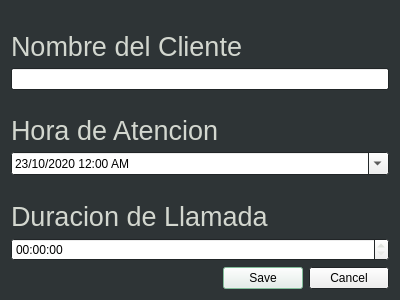
<?xml version="1.0" encoding="UTF-8"?>
<ui version="4.0">
 <class>NewCustomer</class>
 <widget class="QDialog" name="NewCustomer">
  <property name="geometry">
   <rect>
    <x>0</x>
    <y>0</y>
    <width>400</width>
    <height>300</height>
   </rect>
  </property>
  <property name="palette">
   <palette>
    <active>
     <colorrole role="WindowText">
      <brush brushstyle="SolidPattern">
       <color alpha="255">
        <red>211</red>
        <green>215</green>
        <blue>207</blue>
       </color>
      </brush>
     </colorrole>
     <colorrole role="Base">
      <brush brushstyle="SolidPattern">
       <color alpha="255">
        <red>255</red>
        <green>255</green>
        <blue>255</blue>
       </color>
      </brush>
     </colorrole>
     <colorrole role="Window">
      <brush brushstyle="SolidPattern">
       <color alpha="255">
        <red>46</red>
        <green>52</green>
        <blue>54</blue>
       </color>
      </brush>
     </colorrole>
     <colorrole role="Highlight">
      <brush brushstyle="SolidPattern">
       <color alpha="255">
        <red>137</red>
        <green>201</green>
        <blue>163</blue>
       </color>
      </brush>
     </colorrole>
    </active>
    <inactive>
     <colorrole role="WindowText">
      <brush brushstyle="SolidPattern">
       <color alpha="255">
        <red>211</red>
        <green>215</green>
        <blue>207</blue>
       </color>
      </brush>
     </colorrole>
     <colorrole role="Base">
      <brush brushstyle="SolidPattern">
       <color alpha="255">
        <red>255</red>
        <green>255</green>
        <blue>255</blue>
       </color>
      </brush>
     </colorrole>
     <colorrole role="Window">
      <brush brushstyle="SolidPattern">
       <color alpha="255">
        <red>46</red>
        <green>52</green>
        <blue>54</blue>
       </color>
      </brush>
     </colorrole>
     <colorrole role="Highlight">
      <brush brushstyle="SolidPattern">
       <color alpha="255">
        <red>137</red>
        <green>201</green>
        <blue>163</blue>
       </color>
      </brush>
     </colorrole>
    </inactive>
    <disabled>
     <colorrole role="WindowText">
      <brush brushstyle="SolidPattern">
       <color alpha="255">
        <red>190</red>
        <green>190</green>
        <blue>190</blue>
       </color>
      </brush>
     </colorrole>
     <colorrole role="Base">
      <brush brushstyle="SolidPattern">
       <color alpha="255">
        <red>46</red>
        <green>52</green>
        <blue>54</blue>
       </color>
      </brush>
     </colorrole>
     <colorrole role="Window">
      <brush brushstyle="SolidPattern">
       <color alpha="255">
        <red>46</red>
        <green>52</green>
        <blue>54</blue>
       </color>
      </brush>
     </colorrole>
     <colorrole role="Highlight">
      <brush brushstyle="SolidPattern">
       <color alpha="255">
        <red>145</red>
        <green>145</green>
        <blue>145</blue>
       </color>
      </brush>
     </colorrole>
    </disabled>
   </palette>
  </property>
  <property name="windowTitle">
   <string>Dialog</string>
  </property>
  <layout class="QGridLayout" name="gridLayout">
   <item row="0" column="0">
    <spacer name="verticalSpacer_2">
     <property name="orientation">
      <enum>Qt::Vertical</enum>
     </property>
     <property name="sizeHint" stdset="0">
      <size>
       <width>20</width>
       <height>40</height>
      </size>
     </property>
    </spacer>
   </item>
   <item row="3" column="0">
    <spacer name="verticalSpacer_3">
     <property name="orientation">
      <enum>Qt::Vertical</enum>
     </property>
     <property name="sizeHint" stdset="0">
      <size>
       <width>20</width>
       <height>40</height>
      </size>
     </property>
    </spacer>
   </item>
   <item row="9" column="0">
    <widget class="QDialogButtonBox" name="buttonBox">
     <property name="locale">
      <locale language="Spanish" country="Mexico"/>
     </property>
     <property name="orientation">
      <enum>Qt::Horizontal</enum>
     </property>
     <property name="standardButtons">
      <set>QDialogButtonBox::Cancel|QDialogButtonBox::Save</set>
     </property>
     <property name="centerButtons">
      <bool>false</bool>
     </property>
    </widget>
   </item>
   <item row="2" column="0">
    <widget class="QLineEdit" name="customerName"/>
   </item>
   <item row="4" column="0">
    <widget class="QLabel" name="label_2">
     <property name="font">
      <font>
       <pointsize>20</pointsize>
      </font>
     </property>
     <property name="text">
      <string>Hora de Atencion</string>
     </property>
    </widget>
   </item>
   <item row="7" column="0">
    <widget class="QLabel" name="label_3">
     <property name="font">
      <font>
       <pointsize>20</pointsize>
      </font>
     </property>
     <property name="text">
      <string>Duracion de Llamada</string>
     </property>
    </widget>
   </item>
   <item row="5" column="0">
    <widget class="QDateTimeEdit" name="callDate">
     <property name="dateTime">
      <datetime>
       <hour>0</hour>
       <minute>0</minute>
       <second>0</second>
       <year>2020</year>
       <month>10</month>
       <day>23</day>
      </datetime>
     </property>
     <property name="displayFormat">
      <string>d/M/yyyy h:mm AP</string>
     </property>
     <property name="calendarPopup">
      <bool>true</bool>
     </property>
    </widget>
   </item>
   <item row="6" column="0">
    <spacer name="verticalSpacer">
     <property name="orientation">
      <enum>Qt::Vertical</enum>
     </property>
     <property name="sizeHint" stdset="0">
      <size>
       <width>20</width>
       <height>40</height>
      </size>
     </property>
    </spacer>
   </item>
   <item row="1" column="0">
    <widget class="QLabel" name="label">
     <property name="font">
      <font>
       <pointsize>20</pointsize>
      </font>
     </property>
     <property name="text">
      <string>Nombre del Cliente</string>
     </property>
    </widget>
   </item>
   <item row="8" column="0">
    <widget class="QTimeEdit" name="callDuration">
     <property name="displayFormat">
      <string>hh:mm:ss</string>
     </property>
     <property name="calendarPopup">
      <bool>false</bool>
     </property>
    </widget>
   </item>
  </layout>
 </widget>
 <resources/>
 <connections>
  <connection>
   <sender>buttonBox</sender>
   <signal>accepted()</signal>
   <receiver>NewCustomer</receiver>
   <slot>accept()</slot>
   <hints>
    <hint type="sourcelabel">
     <x>248</x>
     <y>254</y>
    </hint>
    <hint type="destinationlabel">
     <x>157</x>
     <y>274</y>
    </hint>
   </hints>
  </connection>
  <connection>
   <sender>buttonBox</sender>
   <signal>rejected()</signal>
   <receiver>NewCustomer</receiver>
   <slot>reject()</slot>
   <hints>
    <hint type="sourcelabel">
     <x>316</x>
     <y>260</y>
    </hint>
    <hint type="destinationlabel">
     <x>286</x>
     <y>274</y>
    </hint>
   </hints>
  </connection>
 </connections>
</ui>
